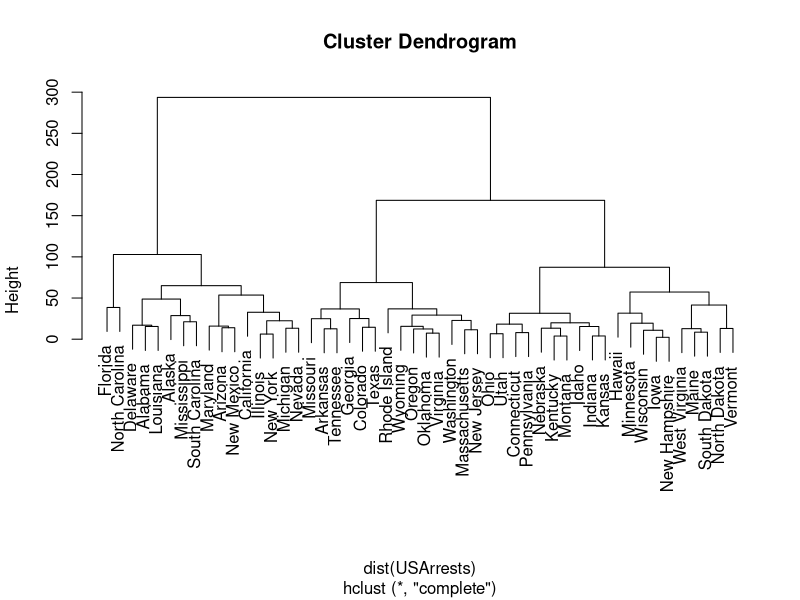
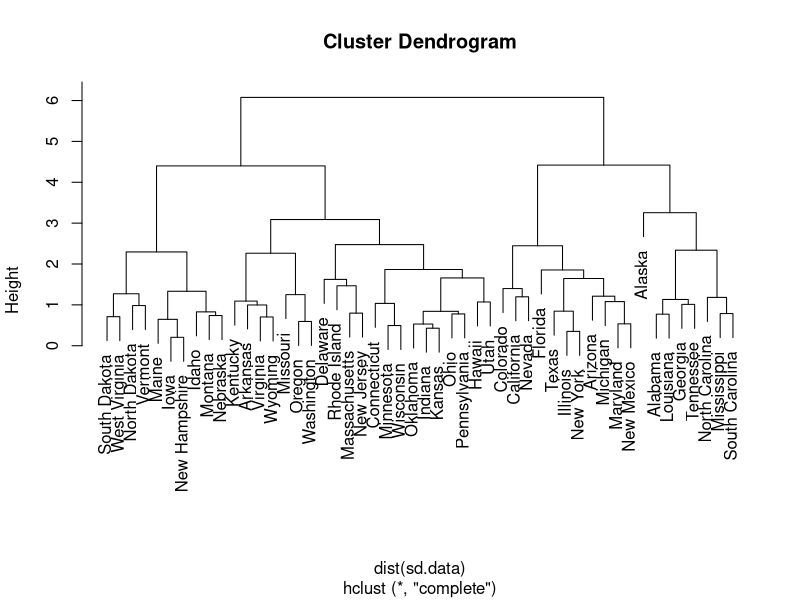

Source code (R) for these figures, in order: (Note: this script raises an error after producing the figures.)
hc.complete <- hclust(dist(USArrests), method = "complete")
plot(hc.complete)

cutree(hc.complete, 3)

sd.data <- scale(USArrests)
hc.complete.sd <- hclust(dist(sd.data), method = "complete")
plot(hc.complete.sd)

names(Auto)
Auto

fit <- lm(year ~ weight*acceleration+weight*displacement, data = Auto[,1:8])
summary(fit)

plot(Auto$year, Auto$acceleration)

par(mfrow = c(2, 2))
plot(log(Auto$acceleration), Auto$horsepower)
plot(sqrt(Auto$acceleration), Auto$horsepower)
plot((Auto$acceleration)^2, Auto$horsepower)

set.seed(1)
x1 = runif(100)
x2 = 0.5*x1+rnorm(100)/10
y = 2+2*x1+0.3*x2+rnorm(100)

cor(x1, x2)
plot(x1,x2)

fit6 <- lm(y ~ x2)
summary(fit6)

x1 <- c(x1, 0.1)
x2 <- c(x2, 0.8)
y <- c(y, 6)
fit16 <- lm(y ~ x1 + x2)
fit17 <- lm(y ~ x1)
fit18 <- lm(y ~ x2)
summary(fit16)

par(mfrow = c(2, 2))
plot(fit18)